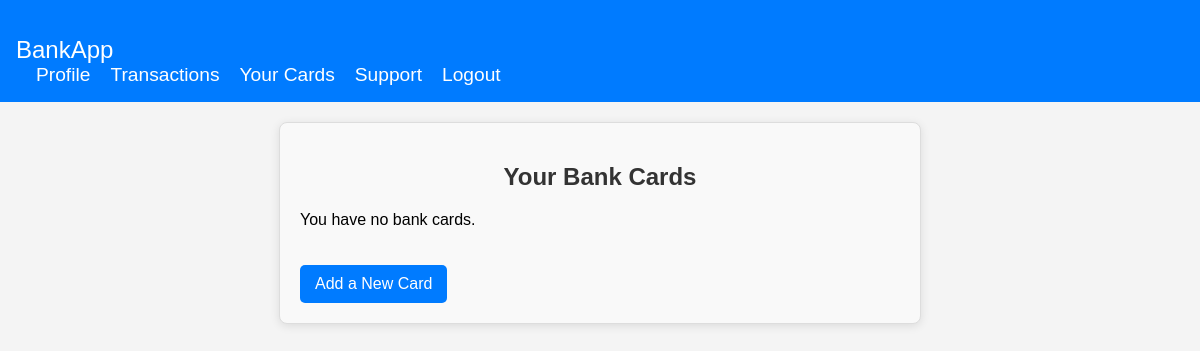
Page /bank-cards (signed in) on the earlier database version.
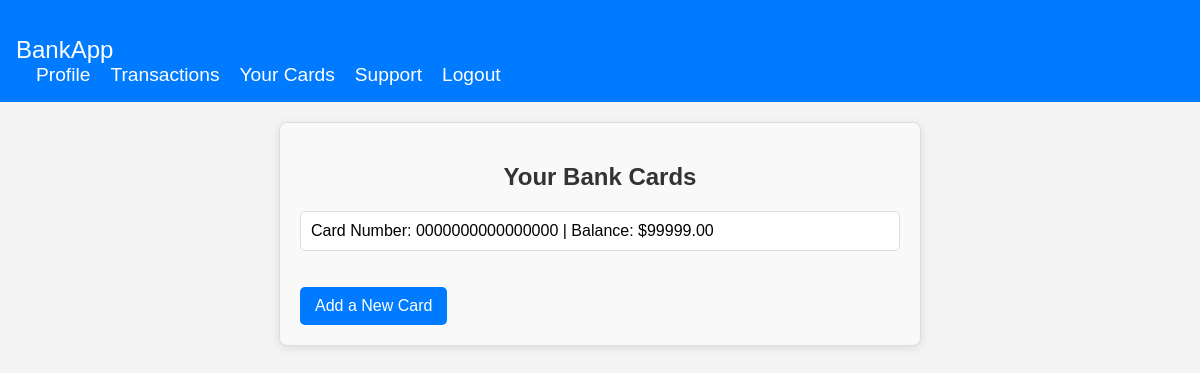
Same page on the later database version.
### main/models.py (models this page shows, shortened)
class BankCard(models.Model):
    card_number = models.CharField(max_length=16,unique=True)
    balance = models.DecimalField(max_digits=15, decimal_places=2,default=0.0)
    owner = models.ForeignKey(BankAccount, on_delete=models.CASCADE)

### main/views.py (the view)
# urls.py: path('bank-cards',views.view_cards,name="bank-cards-page"),
@login_required
def view_cards(request):
    user = request.user
    bank_acc = BankAccount.objects.get(user=user)
    cards = BankCard.objects.filter(owner=bank_acc)
    return render(request,'main/view_cards.html',{'cards':cards})

### main/templates/main/view_cards.html (shortened to what this page needs)
{% extends "main/base_auth.html" %}
{% load static %}
{% block links %}
<link rel="stylesheet" href="{% static 'css/view_cards.css' %}">
{% endblock %}
{% block content %}
<div class="cards-container">
    <h2>Your Bank Cards</h2>
    {% if cards %}
        <ul>
            {% for card in cards %}
                <li>
                    Card Number: {{ card.card_number }} | Balance: ${{ card.balance }}
                </li>
            {% endfor %}
        </ul>
    {% else %}
        <p>You have no bank cards.</p>
    {% endif %}
    <a href={% url "add-card-page" %}>Add a New Card</a>
</div>
{% endblock %}

Differences in the rows shown:
added BankCard: card_number "0000000000000000", balance "99999.00"
Other differences:
text no longer shown: "You have no bank cards."
